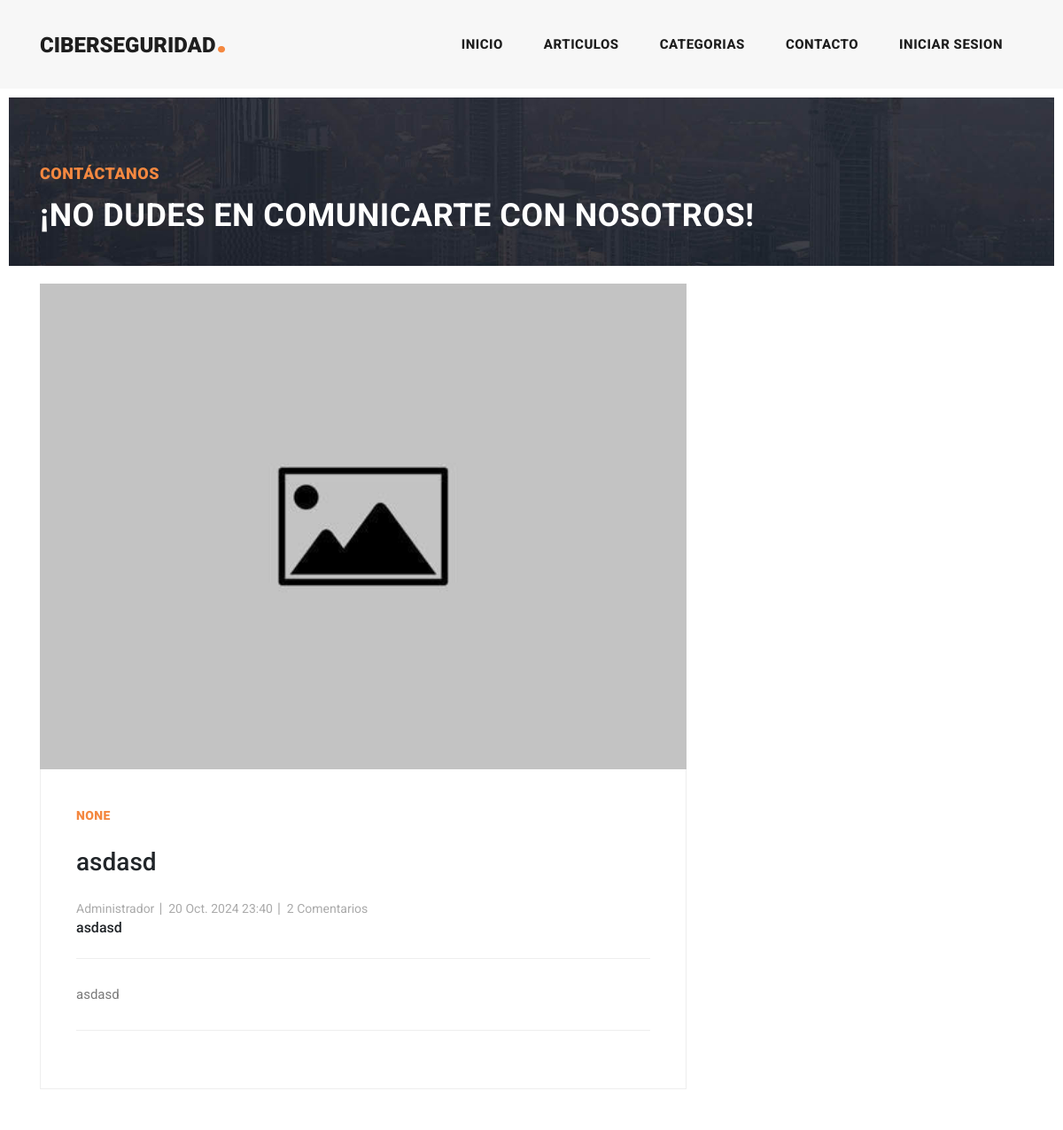
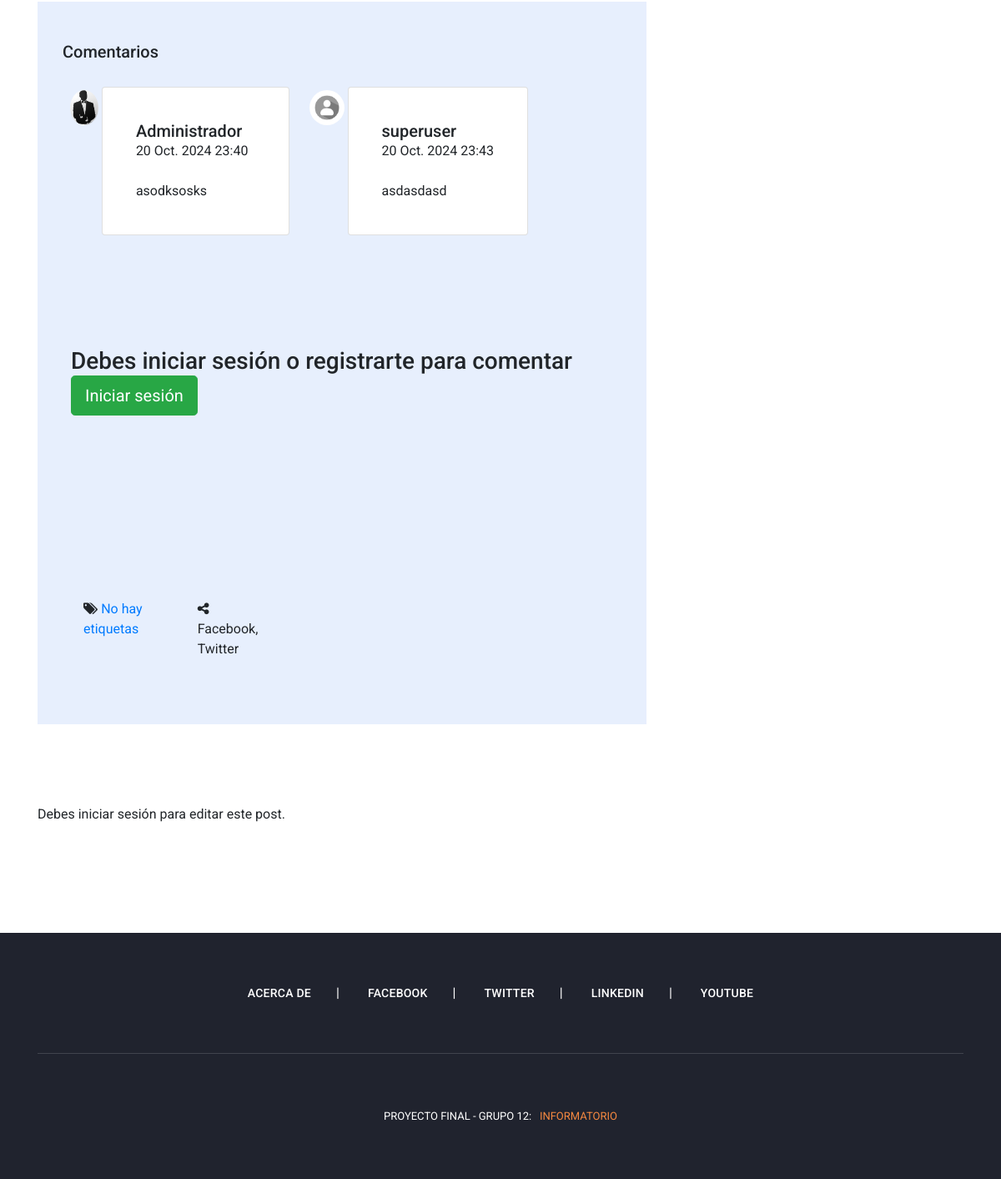
The app's page /post/1/ with its own data (2 pictures, top to bottom).
### apps/post/models.py (models this page shows, shortened)
class Post(models.Model):
    title = models.CharField(max_length=50, null=False)
    subtitle = models.CharField(max_length=100, null=True, blank=True)
    date = models.DateTimeField(auto_now_add=True)
    text = models.TextField(null=False)
    active = models.BooleanField(default=True)
    category = models.ForeignKey(Category, on_delete=models.SET_NULL, null=True, default='Uncategorized')
    author = models.ForeignKey(User, on_delete=models.CASCADE, null=False, default=None)
    image = models.ImageField(null=True, blank=True, upload_to='media', default='media/post_default.jpg')
    published = models.DateTimeField(default=timezone.now)
    class Meta():
        ordering = ('-published',)

class Comments(models.Model):
    post = models.ForeignKey(
        Post, on_delete=models.SET_NULL, null=True, related_name='comments')
    user = models.ForeignKey(
        settings.AUTH_USER_MODEL, on_delete=models.CASCADE, related_name='comments', null=False, default=1)
    text = models.TextField(null=False)
    date = models.DateTimeField(auto_now_add=True)

### apps/user/models.py (models this page shows, shortened)
class User(AbstractUser):
    image = models.ImageField(null=True, blank=True, upload_to='user', default='user/user-default.jpg')
    is_staff = models.BooleanField(default=False)  # Staff status
    is_active = models.BooleanField(default=True)  # Active status

### apps/post/views.py (the view, shortened to what this page needs)
# urls.py: path('<int:id>/', PostDetailView.as_view(), name='post_individual'),
class PostDetailView(DetailView):
    model = Post
    template_name = 'posts/post_individual.html'
    context_object_name = 'posts'
    pk_url_kwarg = 'id'
    queryset = Post.objects.all()
    def get_context_data(self, **kwargs):
        context = super().get_context_data(**kwargs)
        context['form'] = CommentsForm()
        context['comments'] = Comments.objects.filter(
            post_id=self.kwargs['id'])
        return context

### templates/posts/post_individual.html (shortened to what this page needs)
{% extends 'base.html' %}
{% load static %}
{% block content %}
<div class="heading-page header-text">
    <section class="page-heading">
        <div class="container">
            <div class="row">
                <div class="col-lg-12">
                    <div class="text-content">
                        <h4>Contáctanos</h4>
                        <h2>¡No dudes en comunicarte con nosotros!</h2>
                    </div>
                </div>
            </div>
        </div>
    </section>
</div>
<section class="blog-posts grid-system">
    <div class="container">
        <div class="row">
            <div class="col-lg-8">
                <div class="all-blog-posts">
                    <div class="row">
                        <div class="col-lg-12">
                            <div class="blog-post">
                                <div class="blog-thumb">
                                    <img class="post-image" src="{{ posts.image.url }}" alt="Imagen del Post">
                                </div>
                                <div class="down-content">
                                    <span class="category">{{ posts.category }}</span>
                                    <br><br>
                                    <a><h3 class="title">{{ posts.title }}</h3></a>
                                    <br>
                                    <ul class="post-info">
                                        <li><a>{{ posts.author }}</a></li>
                                        <li><a>{{ posts.date }}</a></li>
                                        <li id="comments-link"><a href="#comentarios"><a>{{ comments.count }} Comentarios</a></li>
                                    </ul>
                                    <a><h6 class="subtitle">{{ posts.subtitle }}</h6></a>
                                    <p class="text">
                                        {{ posts.text }}
                                    </p>
                                    <h5 id="comentarios"></h5> </div>
                                    <section class="w-100 p-6" style="background-color: #e7effd;">
                                        <div class="container my-5 py-5 text-body">
                                            <div class="container-fluid" style="margin-bottom: 20px;">
                                                <h5>Comentarios</h5>
                                            </div>
                                            <div class="row d-flex justify-content-left" style="margin: 10px;">
                                                {% for coment in comments %}
                                                <div class="row d-flex justify-content-left" style="margin: 10px;">
                                                    <div class="d-flex flex-start mb-4">
                                                        <img class="rounded-circle shadow-2-strong me-3 p-1" src="{{ coment.user.image.url }}" alt="avatar" width="50" height="50"/>
                                                        <div class="card w-100 p-4">
                                                            <div class="card-body w-100 p-3">
                                                                <h5>{{ coment.user }}</h5>
                                                                <div>{{ coment.date }}
                                                                    <br>
                                                                    <br>
                                                                    {{ coment.text }}
                                                                </div>
                                                            </div>
                                                        </div>
                                                    </div>
                                                </div>
                                                {% empty %}
                                                <p>No hay comentarios
                                                    <br>
                                                    ¡Puedes ser el primero en comentar!
                                                </p>
                                                {% endfor %}
                                                <div class="container-fluid" style="margin-bottom: 100px;">
                                                    <form method="POST" style="margin-bottom: 100px; margin-top: 100px;">
                                                        {% if user.is_authenticated %}
                                                        <h2> Deja tu comentario aqui</h2>
                                                        <form method="POST">
                                                            {% csrf_token %}
                                                            {{ form.as_p }}
                                                            <input type="submit" value="Comentar">
                                                        </form>
                                                        {% else %}
                                                        <h3> Debes iniciar sesión o registrarte para comentar</h3>
                                                        <a class="btn btn-success btn-lg" href="{% url 'apps.user:login' %}?next={{ request.path }}#comentario">Iniciar sesión</a>
                                                        {% endif %}
                                                    </form>
                                                </div>
                                        <div class="post-options">
                                            <div class="row">
                                                <div class="col-6">
                                                    <ul class="post-tags">
                                                        <li><i class="fa fa-tags"></i>
                                                            {% for tag in post.tags %}
                                                            <a href="#">{{tag.name}}</a>
                                                            {% empty %}
                                                            <a href="#">No hay etiquetas</a>
                                                            {% endfor %}
                                                        </li>
                                                    </ul>
                                                </div>
                                                <div class="col-6">
                                                    <ul class="post-share">
                                                        <li><i class="fa fa-share-alt"></i></li>
                                                        <li><a>Facebook</a>,</li>
                                                        <li><a> Twitter</a></li>
                                                    </ul>
                                                </div>
                                            </div>
                                        </div>
                                    </section>
                                    {% if user.is_authenticated %}
                                    {% if request.user == posts.author %}
                                        <div class="post-options">
                                            <div class="row">
                                                <div class="col-6">
                                                    <a class="btn btn-primary" href="{% url 'apps.posts:post_update' id=posts.id %}">
                                                        Editar
                                                    </a>
                                                </div>
                                                <div class="col-6">
                                                    <form method="POST" action="{% url 'apps.posts:post_delete' id=posts.id %}"
                                                            onsubmit="return confirm('¿Estás seguro de que deseas eliminar este post?');">
                                                        {% csrf_token %}
                                                        <button type="submit" class="btn btn-danger">
                                                            Eliminar
                                                        </button>
                                                    </form>
                                                </div>
                                            </div>
                                        </div>
                                    {% else %}
                                        <h7> <br><br>No tienes permisos para editar este post.</h7>
                                    {% endif %}
                                {% else %}
                                    <h7> <br><br>Debes iniciar sesión para editar este post.</h7>
                                {% endif %}
                            </div>
                        </div>
                      </div>
                    </div>
                </div>
            </div>
        </div>
  </section>
{% endblock %}

### static/assets/css/templatemo-stand-blogv=10.css (style rules this page uses)
.post-options { margin: 20px 0px 20px 30px; }
body { font-family: 'Roboto', sans-serif; overflow-x: hidden; text-rendering: optimizeLegibility; -webkit-font-smoothing: antialiased; -moz-osx-font-smoothing: grayscale; }
p { margin-bottom: 0px; font-size: 15px; font-weight: 400; color: #7a7a7a; line-height: 30px; }
a { text-decoration: none!important; }
ul { padding: 0; margin: 0; list-style: none; }
h1,h2,h3,h4,h5,h6 { margin: 0px; }
.heading-page { padding-top: 110px; }
.page-heading { margin: 0px 10px; padding: 75px 0px; text-align: left; background-position: center center; background-repeat: no-repeat; background-size: cover; background-image: url(../images/heading-bg.jpg); height: 190px; }
.page-heading .text-content h4 { color: #f48840; font-size: 18px; text-transform: uppercase; font-weight: 900; letter-spacing: 0.5px; margin-bottom: 15px; }
.page-heading .text-content h2 { color: #fff; font-size: 36px; font-weight: 700; text-transform: uppercase; letter-spacing: 0.5px; }
.blog-posts { margin-top: 20px; }
.blog-posts .blog-post { margin-bottom: 30px; }
.blog-posts .blog-thumb img { width: 100%; overflow: hidden; }
.blog-posts .down-content { padding: 40px; border-right: 1px solid #eee; border-left: 1px solid #eee; border-bottom: 1px solid #eee; }
.blog-posts .down-content span { font-size: 14px; text-transform: uppercase; letter-spacing: 0.4px; font-weight: 900; color: #f48840; }
.blog-posts .down-content ul.post-info li { display: inline-block; margin-right: 8px; }
.blog-posts .down-content ul.post-info li:after { content: '|'; color: #aaa; margin-left: 8px; }
.grid-system .down-content ul.post-info li { margin-right: 3px; }
.grid-system .down-content ul.post-info li:after { margin-left: 5px; }
.blog-posts .down-content ul.post-info li:last-child::after { display: none; }
.blog-posts .down-content ul.post-info li a { font-size: 14px; color: #aaa; font-weight: 400; transition: all .3s; }
.blog-posts .down-content p { padding: 25px 0px; margin: 25px 0px; border-top: 1px solid #eee; border-bottom: 1px solid #eee; }

### records on screen
Post: image (placeholder picture), category "NONE", title "asdasd", author "Administrador", date "20 Oct. 2024 23:40", subtitle "asdasd", text "asdasd"
Comments: user.image (picture), user "Administrador", date "20 Oct. 2024 23:40", text "asodksosks"
Comments: user.image (placeholder picture), user "superuser", date "20 Oct. 2024 23:43", text "asdasdasd"

### other values on screen
{{ comments.count }} "2"
